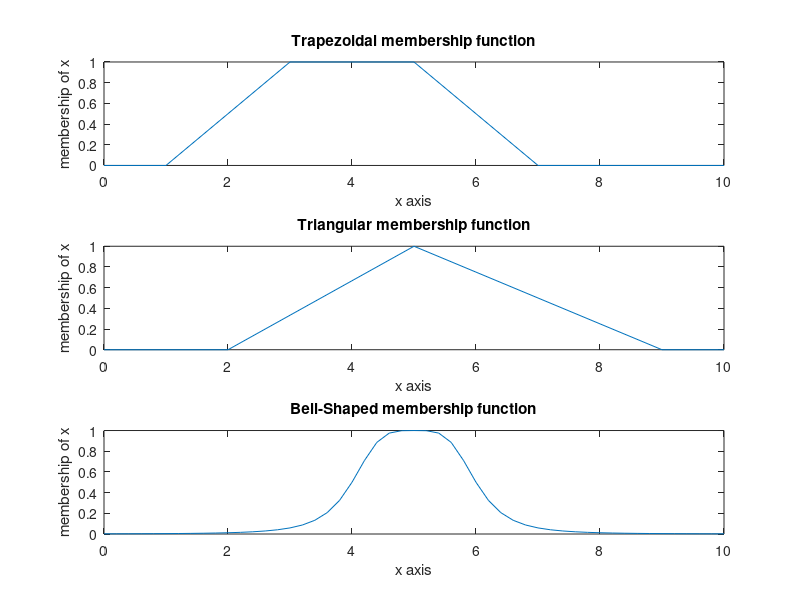

Write MATLAB code to recreate this figure.
clc
clear all
close all
%Triangular Membership Function
x=(0:1:10)';
y1=trimf(x, [2 5 9]);
subplot(3,1,2)
plot(x,[y1]);
xlabel('x axis')
ylabel('membership of x')
title('Triangular membership function')
%Trapezoidal Membership Function
x=(0:1:10)';
y1=trapmf(x, [1 3 5 7]);
subplot(3,1,1)
plot(x,[y1]);
xlabel('x axis')
ylabel('membership of x')
title('Trapezoidal membership function')
%Bell-Shaped Membership Function
x=(0:0.2:10)';
y1=gbellmf(x, [1 2 5]);
subplot(3,1,3)
plot(x,[y1]);
xlabel('x axis')
ylabel('membership of x')
title('Bell-Shaped membership function')